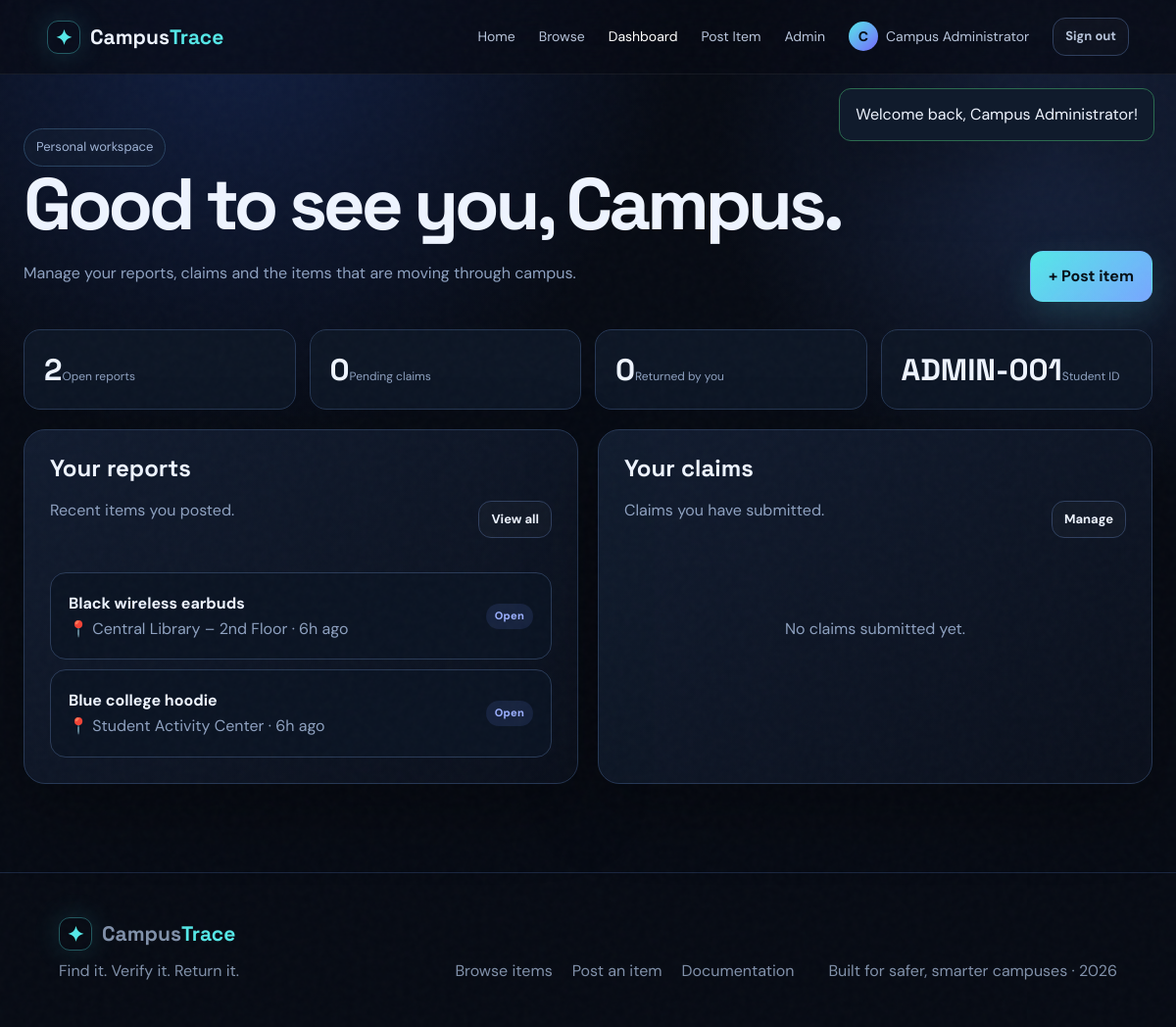
/dashboard.php (signed in), run on the app's committed database.
### tables this page shows
CREATE TABLE users (
  id INT UNSIGNED AUTO_INCREMENT PRIMARY KEY,
  name VARCHAR(100) NOT NULL,
  email VARCHAR(190) NOT NULL UNIQUE,
  password_hash VARCHAR(255) NOT NULL,
  student_id VARCHAR(50) NOT NULL UNIQUE,
  college VARCHAR(150) NOT NULL,
  phone VARCHAR(30) DEFAULT NULL,
  avatar VARCHAR(255) DEFAULT NULL,
  role ENUM('student','admin') NOT NULL DEFAULT 'student',
  is_active TINYINT(1) NOT NULL DEFAULT 1,
  created_at TIMESTAMP DEFAULT CURRENT_TIMESTAMP,
  updated_at TIMESTAMP DEFAULT CURRENT_TIMESTAMP ON UPDATE CURRENT_TIMESTAMP
);

CREATE TABLE items (
  id INT UNSIGNED AUTO_INCREMENT PRIMARY KEY,
  user_id INT UNSIGNED NOT NULL,
  type ENUM('lost','found') NOT NULL,
  title VARCHAR(160) NOT NULL,
  category VARCHAR(80) NOT NULL,
  description TEXT NOT NULL,
  location VARCHAR(180) NOT NULL,
  event_date DATE NOT NULL,
  color VARCHAR(60) DEFAULT NULL,
  identifying_details VARCHAR(500) DEFAULT NULL,
  image_path VARCHAR(255) DEFAULT NULL,
  status ENUM('open','matched','returned','archived') NOT NULL DEFAULT 'open',
  created_at TIMESTAMP DEFAULT CURRENT_TIMESTAMP,
  updated_at TIMESTAMP DEFAULT CURRENT_TIMESTAMP ON UPDATE CURRENT_TIMESTAMP,
  CONSTRAINT fk_items_user FOREIGN KEY (user_id) REFERENCES users(id) ON DELETE CASCADE,
  INDEX idx_items_browse (type,status,category,event_date),
  INDEX idx_items_search (title,location,category)
);

### dashboard.php (the view, shortened to what this page needs)
<?php
require_once __DIR__ . '/config/db.php';
require_once __DIR__ . '/includes/functions.php';
$activePage = 'dashboard';
require __DIR__ . '/includes/header.php';
$u = current_user();
$q = $pdo->prepare("SELECT COUNT(*) FROM items WHERE user_id=? AND status='open'");
$q->execute([$u['id']]);
$myOpen = (int)$q->fetchColumn();
$q = $pdo->prepare('SELECT COUNT(*) FROM claims WHERE claimant_id=? AND status=\'pending\'');
$q->execute([$u['id']]);
$pending = (int)$q->fetchColumn();
$q = $pdo->prepare("SELECT COUNT(*) FROM items WHERE user_id=? AND status='returned'");
$q->execute([$u['id']]);
$returned = (int)$q->fetchColumn();
$items = $pdo->prepare('SELECT * FROM items WHERE user_id=? ORDER BY created_at DESC LIMIT 6');
$items->execute([$u['id']]);
$items = $items->fetchAll();
$claims = $pdo->prepare("SELECT c.*,i.title FROM claims c JOIN items i ON i.id=c.item_id WHERE c.claimant_id=? ORDER BY c.created_at DESC LIMIT 5");
$claims->execute([$u['id']]);
$claims = $claims->fetchAll();
?><div class="page-shell">
    <div class="page-title">
        <div><span class="eyebrow">Personal workspace</span>
            <h1>Good to see you, <?= e(explode(' ', $u['name'])[0]) ?>.</h1>
            <p>Manage your reports, claims and the items that are moving through campus.</p>
        </div><a class="btn btn-primary" href="<?= BASE_URL ?>/items/post.php">+ Post item</a>
    </div>
    <div class="admin-grid">
        <div class="metric"><strong><?= $myOpen ?></strong><span>Open reports</span></div>
        <div class="metric"><strong><?= $pending ?></strong><span>Pending claims</span></div>
        <div class="metric"><strong><?= $returned ?></strong><span>Returned by you</span></div>
        <div class="metric"><strong><?= e($u['student_id']) ?></strong><span>Student ID</span></div>
    </div>
    <div class="split">
        <section class="panel">
            <div class="section-head">
                <div>
                    <h2>Your reports</h2>
                    <p>Recent items you posted.</p>
                </div><a href="items/browse.php?mine=1" class="btn btn-sm btn-ghost">View all</a>
            </div><?php if (!$items): ?><div class="empty">You have not posted anything yet.</div><?php else: ?><div style="display:grid;gap:10px"><?php foreach ($items as $item): ?><a class="claim-box" href="items/view.php?id=<?= (int)$item['id'] ?>">
                            <div><strong><?= e($item['title']) ?></strong>
                                <div class="muted">📍 <?= e($item['location']) ?> · <?= e(time_ago($item['created_at'])) ?></div>
                            </div><?= status_badge($item['status']) ?>
                        </a><?php endforeach; ?></div><?php endif; ?>
        </section>
        <section class="panel">
            <div class="section-head">
                <div>
                    <h2>Your claims</h2>
                    <p>Claims you have submitted.</p>
                </div><a href="claims/index.php" class="btn btn-sm btn-ghost">Manage</a>
            </div><?php if (!$claims): ?><div class="empty">No claims submitted yet.</div><?php else: ?><div style="display:grid;gap:10px"><?php foreach ($claims as $c): ?><div class="claim-box">
                            <div><strong><?= e($c['title']) ?></strong>
                                <div class="muted"><?= e(time_ago($c['created_at'])) ?></div>
                            </div><?= status_badge($c['status']) ?>
                        </div><?php endforeach; ?></div><?php endif; ?>
        </section>
    </div>
</div><?php require __DIR__ . '/includes/footer.php'; ?>

### header.php (shortened to what this page needs)
<?php
require_once __DIR__ . '/functions.php';
$activePage = $activePage ?? '';
$user = current_user();
$flashes = pull_flashes();
?>
<!doctype html>
<html lang="en">
<head>
  <link rel="stylesheet" href="<?= BASE_URL ?>/assets/css/style.css">
</head>
<body>
  <div class="site-noise"></div>
  <header class="site-header">
    <a class="brand" href="<?= BASE_URL ?>/index.php"><span class="brand-mark">✦</span><span>Campus<span>Trace</span></span></a>
    <nav class="nav-links" data-nav>
      <a class="<?= $activePage === 'home' ? 'active' : '' ?>" href="<?= BASE_URL ?>/index.php">Home</a>
      <a class="<?= $activePage === 'browse' ? 'active' : '' ?>" href="<?= BASE_URL ?>/items/browse.php">Browse</a>
      <?php if ($user): ?>
        <a class="<?= $activePage === 'dashboard' ? 'active' : '' ?>" href="<?= BASE_URL ?>/dashboard.php">Dashboard</a>
        <a class="<?= $activePage === 'post' ? 'active' : '' ?>" href="<?= BASE_URL ?>/items/post.php">Post Item</a>
        <?php if (is_admin()): ?><a href="<?= BASE_URL ?>/admin/index.php">Admin</a><?php endif; ?>
        <a class="avatar-link" href="<?= BASE_URL ?>/profile.php"><span class="mini-avatar"><?= e(strtoupper(substr($user['name'], 0, 1))) ?></span><?= e($user['name']) ?></a>
        <a class="btn btn-sm btn-ghost" href="<?= BASE_URL ?>/auth/logout.php">Sign out</a>
      <?php else: ?>
        <a href="<?= BASE_URL ?>/auth/login.php">Sign in</a>
        <a class="btn btn-sm btn-primary" href="<?= BASE_URL ?>/auth/register.php">Create account</a>
      <?php endif; ?>
    </nav>
  </header>
  <main>
    <?php foreach ($flashes as $flash): ?>
      <div class="flash flash-<?= e($flash['type']) ?>" data-auto-dismiss><?= e($flash['message']) ?></div>
    <?php endforeach; ?>

### functions.php (shortened to what this page needs)
<?php
require_once __DIR__ . '/../config/db.php';
function e(?string $value): string
{
    return htmlspecialchars((string)$value, ENT_QUOTES, 'UTF-8');
}
function is_logged_in(): bool
{
    return isset($_SESSION['user_id']);
}
function current_user(): ?array
{
    static $user = false;
    global $pdo;
    if ($user !== false) return $user;
    $stmt = $pdo->prepare('SELECT id, name, email, student_id, college, phone, avatar, role, created_at FROM users WHERE id = ? LIMIT 1');
    $stmt->execute([(int)$_SESSION['user_id']]);
    $user = $stmt->fetch() ?: null;
    return $user;
}
function is_admin(): bool
{
    $u = current_user();
    return $u && $u['role'] === 'admin';
}
function pull_flashes(): array
{
    $flashes = $_SESSION['flash'] ?? [];
    return $flashes;
}
function status_badge(string $status): string
{
    $map = [
        'lost' => ['Lost', 'danger'],
        'found' => ['Found', 'success'],
        'matched' => ['Matched', 'info'],
        'returned' => ['Returned', 'success'],
        'open' => ['Open', 'info'],
        'pending' => ['Pending', 'warning'],
        'approved' => ['Approved', 'success'],
        'rejected' => ['Rejected', 'danger']
    ];
    [$label, $class] = $map[$status] ?? [ucfirst($status), 'muted'];
    return '<span class="badge badge-' . $class . '">' . e($label) . '</span>';
}
function time_ago(string $datetime): string
{
    $diff = max(0, time() - strtotime($datetime));
    if ($diff < 86400) return floor($diff / 3600) . 'h ago';
    return date('d M Y', strtotime($datetime));
}

### footer.php (shortened to what this page needs)
</main>
<footer class="site-footer">
  <div><a class="brand" href="<?= BASE_URL ?>/index.php"><span class="brand-mark">✦</span><span>Campus<span>Trace</span></span></a>
    <p>Find it. Verify it. Return it.</p>
  </div>
  <div class="footer-links"><a href="<?= BASE_URL ?>/items/browse.php">Browse items</a><a href="<?= BASE_URL ?>/items/post.php">Post an item</a><a href="<?= BASE_URL ?>/README.md">Documentation</a></div>
  <div class="footer-meta">Built for safer, smarter campuses · <?= date('Y') ?></div>
</footer>
</body>
</html>

### data on the page
users: name "C", name "Campus Administrator", name "Campus", student "ADMIN-001"
items: title "Black wireless earbuds", location "Central Library – 2nd Floor", created_at "6h ago"
items: title "Blue college hoodie", location "Student Activity Center", created_at "6h ago"

### other printed values
$flash['message'] "Welcome back, Campus Administrator!"
$myOpen "2"
$pending "0"
$returned "0"
